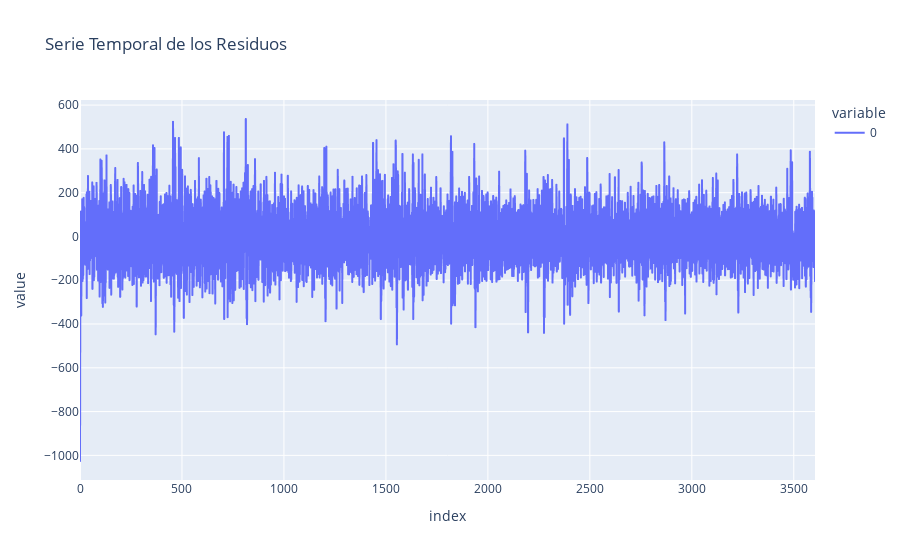
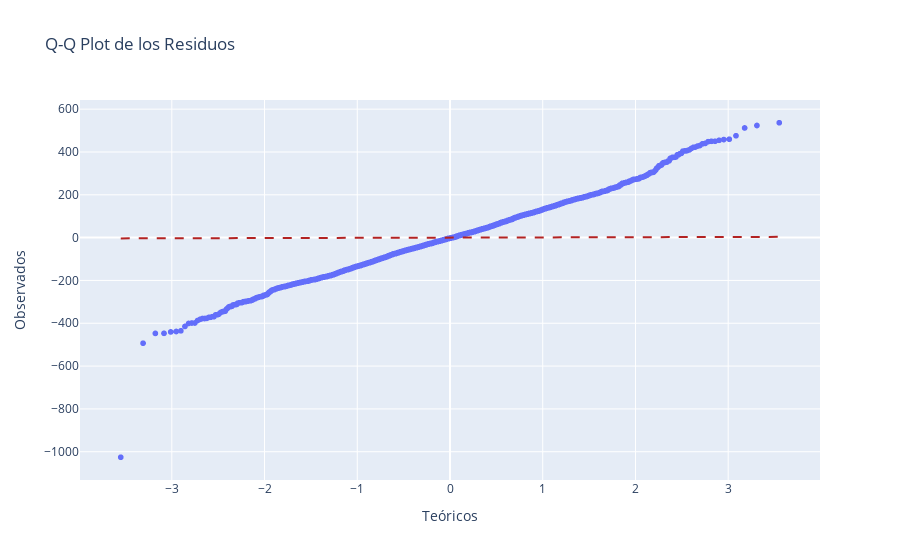

Notebook code for these charts, in order:
### Code cell
independence_normality(residuals, nlags_ljbox= 10)

### Figure 1 — Plotly figure (JSON) as saved in the notebook; plotly's stock layout.template omitted (floating-point values rounded to 4 significant figures; data arrays with more than 128 entries replaced by an {"elided": "..."} marker saying what was removed)
{"data": [{"hovertemplate": "variable=0<br>index=%{x}<br>value=%{y}<extra></extra>", "legendgroup": "0", "line": {"color": "#636efa", "dash": "solid"}, "marker": {"symbol": "circle"}, "mode": "lines", "name": "0", "showlegend": true, "type": "scattergl", "x": {"elided": "3605 int values"}, "xaxis": "x", "y": {"elided": "3605 float values"}, "yaxis": "y"}], "layout": {"legend": {"title": {"text": "variable"}, "tracegroupgap": 0}, "title": {"text": "Serie Temporal de los Residuos"}, "xaxis": {"anchor": "y", "domain": [0, 1], "title": {"text": "index"}}, "yaxis": {"anchor": "x", "domain": [0, 1], "title": {"text": "value"}}}}

### Figure 2 — Plotly figure (JSON) as saved in the notebook; plotly's stock layout.template omitted (floating-point values rounded to 4 significant figures; data arrays with more than 128 entries replaced by an {"elided": "..."} marker saying what was removed)
{"data": [{"hovertemplate": "Teóricos=%{x}<br>Observados=%{y}<extra></extra>", "legendgroup": "", "marker": {"color": "#636efa", "symbol": "circle"}, "mode": "markers", "name": "", "showlegend": false, "type": "scattergl", "x": {"elided": "3605 float values"}, "xaxis": "x", "y": {"elided": "3605 float values"}, "yaxis": "y"}], "layout": {"legend": {"tracegroupgap": 0}, "shapes": [{"line": {"color": "firebrick", "dash": "dash"}, "type": "line", "x0": -3.55, "x1": 3.55, "y0": -3.55, "y1": 3.55}], "title": {"text": "Q-Q Plot de los Residuos"}, "xaxis": {"anchor": "y", "domain": [0, 1], "title": {"text": "Teóricos"}}, "yaxis": {"anchor": "x", "domain": [0, 1], "title": {"text": "Observados"}}}}
